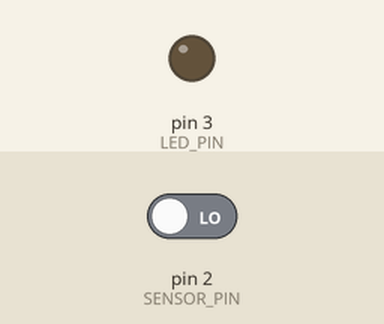
Bench run of a sketch on a simulated Arduino Uno, built with avr-gcc and run on an emulated ATmega328P. Shown: output pins drawn as LEDs (lit = HIGH). The inputs (shaded band) are chosen by the test bench; at power-on: pin 2 (SENSOR_PIN) LOW.

Above: at 1.2 s.
1.3 s: pin 2 (SENSOR_PIN) driven HIGH
At 2.0 s:
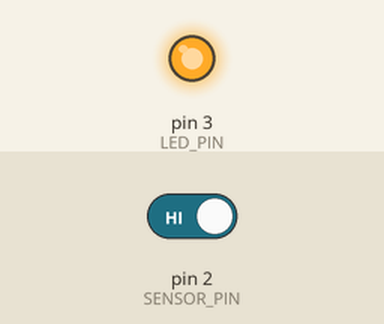
2.8 s: pin 2 (SENSOR_PIN) driven LOW
At 3.2 s:
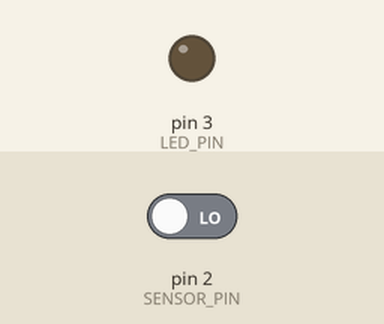
Timing chart, 0 to 5.8 s (numbered marks = the images above; inputs shaded):
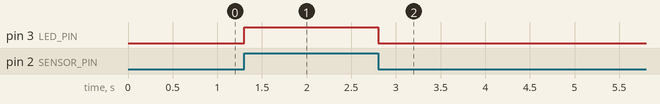

Measured:
- after the input at 1.3 s, pin 3 (LED_PIN): LOW → HIGH at once
- after the input at 2.8 s, pin 3 (LED_PIN): HIGH → LOW at once

The sketch:

sound_module.ino
```cpp
#define SENSOR_PIN  2
#define LED_PIN 3

void setup()
{
  pinMode (SENSOR_PIN, INPUT);
  pinMode (LED_PIN, OUTPUT);
}

void loop()
{
  int statusSensor = digitalRead (SENSOR_PIN);

  if (statusSensor == 1)
  {
    digitalWrite(LED_PIN, HIGH);
  }
  else
  {
    digitalWrite(LED_PIN, LOW);
  }
}
```
